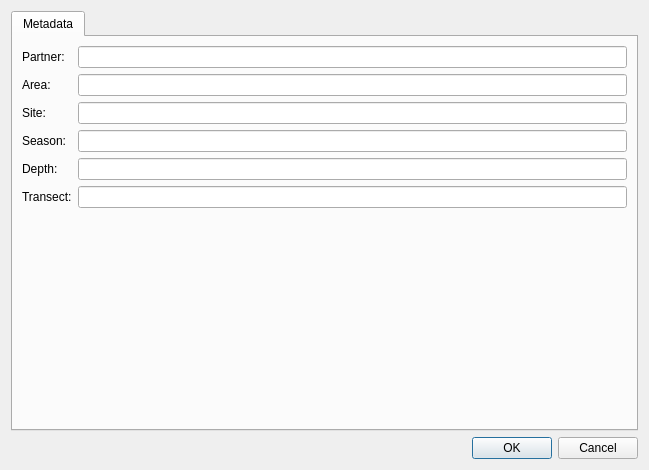
<?xml version="1.0" encoding="UTF-8"?>
<ui version="4.0">
 <class>ProjectSettingsDialog</class>
 <widget class="QDialog" name="ProjectSettingsDialog">
  <property name="geometry">
   <rect>
    <x>0</x>
    <y>0</y>
    <width>649</width>
    <height>470</height>
   </rect>
  </property>
  <property name="windowTitle">
   <string>Dialog</string>
  </property>
  <layout class="QVBoxLayout" name="verticalLayout">
   <item>
    <widget class="QTabWidget" name="tabs">
     <property name="currentIndex">
      <number>0</number>
     </property>
     <widget class="QWidget" name="tabMetadata">
      <attribute name="title">
       <string>Metadata</string>
      </attribute>
      <layout class="QFormLayout" name="formLayout_2">
       <item row="0" column="0">
        <widget class="QLabel" name="lblPartner">
         <property name="text">
          <string>Partner:</string>
         </property>
        </widget>
       </item>
       <item row="0" column="1">
        <widget class="QLineEdit" name="txtPartner"/>
       </item>
       <item row="1" column="0">
        <widget class="QLabel" name="lblArea">
         <property name="text">
          <string>Area:</string>
         </property>
        </widget>
       </item>
       <item row="1" column="1">
        <widget class="QLineEdit" name="txtArea"/>
       </item>
       <item row="2" column="0">
        <widget class="QLabel" name="lblSite">
         <property name="text">
          <string>Site:</string>
         </property>
        </widget>
       </item>
       <item row="2" column="1">
        <widget class="QLineEdit" name="txtSite"/>
       </item>
       <item row="3" column="0">
        <widget class="QLabel" name="lblSeason">
         <property name="text">
          <string>Season:</string>
         </property>
        </widget>
       </item>
       <item row="3" column="1">
        <widget class="QLineEdit" name="txtSeason"/>
       </item>
       <item row="4" column="0">
        <widget class="QLabel" name="lblDepth">
         <property name="text">
          <string>Depth:</string>
         </property>
        </widget>
       </item>
       <item row="4" column="1">
        <widget class="QLineEdit" name="txtDepth"/>
       </item>
       <item row="5" column="0">
        <widget class="QLabel" name="lblTransect">
         <property name="text">
          <string>Transect:</string>
         </property>
        </widget>
       </item>
       <item row="5" column="1">
        <widget class="QLineEdit" name="txtTransect"/>
       </item>
      </layout>
     </widget>
    </widget>
   </item>
   <item>
    <widget class="QDialogButtonBox" name="btnsDialog">
     <property name="orientation">
      <enum>Qt::Orientation::Horizontal</enum>
     </property>
     <property name="standardButtons">
      <set>QDialogButtonBox::StandardButton::Cancel|QDialogButtonBox::StandardButton::Ok</set>
     </property>
    </widget>
   </item>
  </layout>
 </widget>
 <resources/>
 <connections>
  <connection>
   <sender>btnsDialog</sender>
   <signal>accepted()</signal>
   <receiver>ProjectSettingsDialog</receiver>
   <slot>accept()</slot>
   <hints>
    <hint type="sourcelabel">
     <x>248</x>
     <y>254</y>
    </hint>
    <hint type="destinationlabel">
     <x>157</x>
     <y>274</y>
    </hint>
   </hints>
  </connection>
  <connection>
   <sender>btnsDialog</sender>
   <signal>rejected()</signal>
   <receiver>ProjectSettingsDialog</receiver>
   <slot>reject()</slot>
   <hints>
    <hint type="sourcelabel">
     <x>316</x>
     <y>260</y>
    </hint>
    <hint type="destinationlabel">
     <x>286</x>
     <y>274</y>
    </hint>
   </hints>
  </connection>
 </connections>
</ui>
